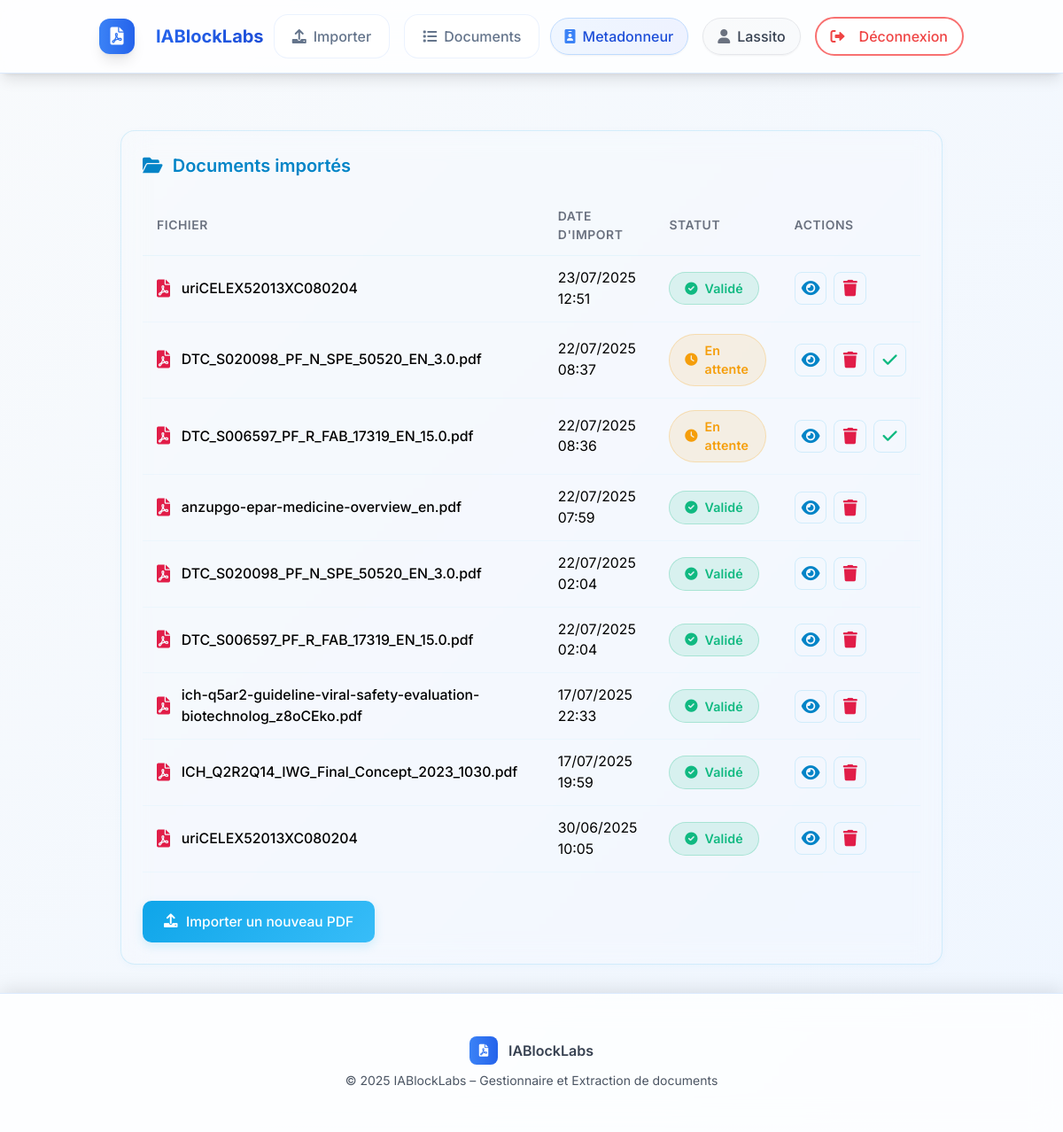
Page /documents/ (signed in) on the earlier database version.
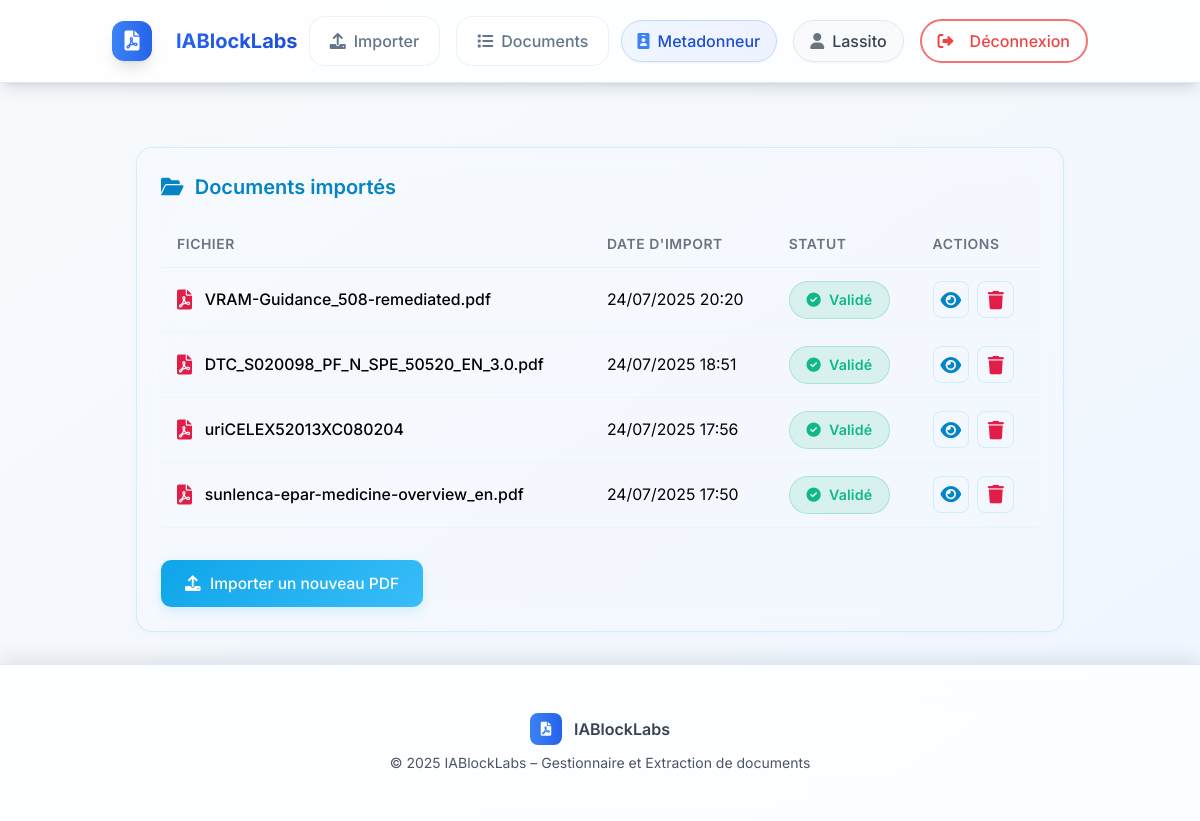
Same page on the later database version.
### rawdocs/models.py (models this page shows, shortened)
class RawDocument(models.Model):
    url = models.URLField(help_text="URL d'origine du PDF", blank=True)
    file = models.FileField(upload_to=pdf_upload_to, help_text="Fichier PDF téléchargé")
    created_at = models.DateTimeField(auto_now_add=True)
    owner = models.ForeignKey(
        settings.AUTH_USER_MODEL,
        on_delete=models.CASCADE,
        related_name='raw_documents',
        null=True, blank=True,
        help_text="Utilisateur qui a téléchargé ce document"
    )
    is_validated = models.BooleanField(default=False, help_text="Document validé par un métadonneur")
    validated_at = models.DateTimeField(null=True, blank=True)
    is_ready_for_expert = models.BooleanField(default=False, help_text="Document prêt pour révision expert")
    expert_ready_at = models.DateTimeField(null=True, blank=True,
                                           help_text="Date à laquelle le document est devenu prêt pour l'expert")
    total_pages = models.IntegerField(default=0, help_text="Nombre total de pages")
    pages_extracted = models.BooleanField(default=False, help_text="Pages extraites individuellement")
    title = models.TextField(blank=True, help_text="Titre du document")
    doc_type = models.CharField("Type", max_length=100, blank=True, help_text="Type du document (guide, rapport…)")
    publication_date = models.CharField(max_length=100, blank=True, help_text="Date de publication")
    version = models.CharField(max_length=50, blank=True, help_text="Version extraite")
    source = models.CharField(max_length=255, blank=True, help_text="Organisation émettrice (EMA, FDA…)")
    context = models.TextField(blank=True, help_text="Contexte extrait (2 phrases max)")
    country = models.CharField(max_length=100, blank=True, help_text="Pays détecté (GPE ou TLD)")
    language = models.CharField(max_length=10, blank=True, help_text="Langue détectée (fr, en…)")
    url_source = models.URLField(blank=True, help_text="URL d'origine pour référence")

### rawdocs/views.py (the view)
# urls.py: path('documents/', views.document_list, name='document_list'),
@login_required(login_url='rawdocs:login')
@user_passes_test(is_metadonneur)
def document_list(request):
    docs = RawDocument.objects.filter(owner=request.user).order_by('-created_at')
    for d in docs:
        d.basename = os.path.basename(d.file.name)
    return render(request, 'rawdocs/document_list.html', {'documents': docs})

### rawdocs/templatetags/rawdocs_extras.py (called while the page is built)
@register.filter
def basename(value):
    return os.path.basename(value)

### rawdocs/views.py (called while the page is built)
def is_metadonneur(user):
    return user.groups.filter(name="Metadonneur").exists()

### templates/rawdocs/document_list.html (shortened to what the changed rows need)
{% extends "base.html" %}
{% load rawdocs_extras %}
{% block content %}
<div class="dashboard-container">
    <div class="card">
        <h2 class="card-title">
            <i class="fas fa-folder-open"></i>
            Documents importés
        </h2>
        {% if documents %}
            <div class="overflow-x-auto" style="overflow-x:auto;">
                <table class="table">
                    <thead>
                        <tr>
                            <th>Fichier</th>
                            <th>Date d'import</th>
                            <th>Statut</th>
                            <th>Actions</th>
                        </tr>
                    </thead>
                    <tbody>
                        {% for doc in documents %}
                        <tr>
                            <td>
                                <div class="filename">
                                    <i class="fas fa-file-pdf"></i>
                                    {{ doc.file.name|basename }}
                                </div>
                            </td>
                            <td>{{ doc.created_at|date:"d/m/Y H:i" }}</td>
                            <td>
                                {% if doc.is_refused %}
                                    <span class="badge refused">
                                        <i class="fas fa-times-circle"></i> Refusé
                                    </span>
                                {% elif doc.requires_correction %}
                                    <span class="badge correction">
                                        <i class="fas fa-bell"></i> Correction requise
                                    </span>
                                {% elif doc.is_validated %}
                                    <span class="badge validated">
                                        <i class="fas fa-check-circle"></i> Validé
                                    </span>
                                {% else %}
                                    <span class="badge pending">
                                        <i class="fas fa-clock"></i> En attente
                                    </span>
                                {% endif %}
                            </td>
                            <td>
                                <div class="table-actions">
                                    <a href="{% url 'rawdocs:edit_metadata' doc.id %}"
                                       class="action-btn view"
                                       aria-label="Voir ou éditer les métadonnées"
                                       title="Voir / éditer les métadonnées">
                                        <i class="fas fa-eye"></i>
                                    </a>
                                    <form method="post"
                                          action="{% url 'rawdocs:document_delete' doc.id %}"
                                          class="inline" style="display:inline;">
                                        <button type="submit"
                                                class="action-btn delete"
                                                aria-label="Supprimer"
                                                title="Supprimer"
                                                onclick="return confirm('Êtes-vous sûr de vouloir supprimer ce document ?');">
                                            <i class="fas fa-trash"></i>
                                        </button>
                                    </form>
                                    {% if not doc.is_validated and not doc.is_refused %}
                                    <a href="{% url 'rawdocs:validate_document' doc.id %}"
                                       class="action-btn validate"
                                       aria-label="Valider pour annotation"
                                       title="Valider pour annotation">
                                        <i class="fas fa-check"></i>
                                    </a>
                                    {% endif %}
                                </div>
                            </td>
                        </tr>
                        {% endfor %}
                    </tbody>
                </table>
            </div>
        {% endif %}
    </div>
</div>
{% endblock %}

Differences in the rows shown:
removed RawDocument: file.name|basename "uriCELEX52013XC080204", created_at "23/07/2025 12:51", is_validated True (drawn)
removed RawDocument: file.name|basename "DTC_S020098_PF_N_SPE_50520_EN_3.0.pdf", created_at "22/07/2025 08:37", is_validated False (drawn)
removed RawDocument: file.name|basename "DTC_S006597_PF_R_FAB_17319_EN_15.0.pdf", created_at "22/07/2025 08:36", is_validated False (drawn)
removed RawDocument: file.name|basename "anzupgo-epar-medicine-overview_en.pdf", created_at "22/07/2025 07:59", is_validated True (drawn)
removed RawDocument: file.name|basename "DTC_S020098_PF_N_SPE_50520_EN_3.0.pdf", created_at "22/07/2025 02:04", is_validated True (drawn)
removed RawDocument: file.name|basename "DTC_S006597_PF_R_FAB_17319_EN_15.0.pdf", created_at "22/07/2025 02:04", is_validated True (drawn)
removed RawDocument: file.name|basename "ich-q5ar2-guideline-viral-safety-evaluation-biotechnolog_z8oCEko.pdf", created_at "17/07/2025 22:33", is_validated True (drawn)
removed RawDocument: file.name|basename "ICH_Q2R2Q14_IWG_Final_Concept_2023_1030.pdf", created_at "17/07/2025 19:59", is_validated True (drawn)
removed RawDocument: file.name|basename "uriCELEX52013XC080204", created_at "30/06/2025 10:05", is_validated True (drawn)
added RawDocument: file.name|basename "VRAM-Guidance_508-remediated.pdf", created_at "24/07/2025 20:20", is_validated True (drawn)
added RawDocument: file.name|basename "DTC_S020098_PF_N_SPE_50520_EN_3.0.pdf", created_at "24/07/2025 18:51", is_validated True (drawn)
added RawDocument: file.name|basename "uriCELEX52013XC080204", created_at "24/07/2025 17:56", is_validated True (drawn)
added RawDocument: file.name|basename "sunlenca-epar-medicine-overview_en.pdf", created_at "24/07/2025 17:50", is_validated True (drawn)
